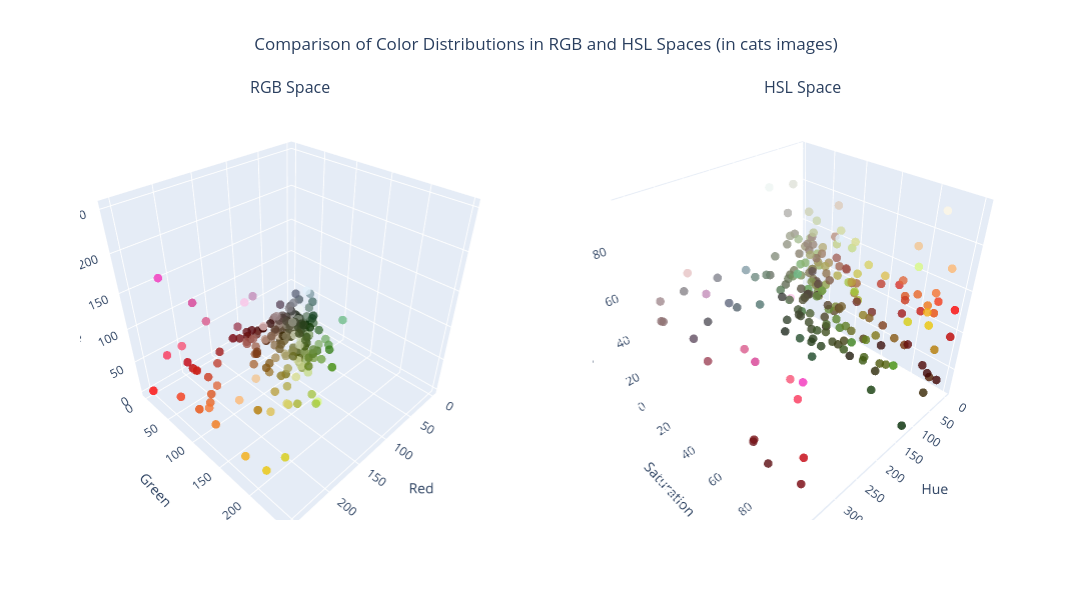

The cell this chart's notebook holds for it:
### Markdown cell above
# Task 3
Objective: Choose the best variables and algorithm for clustering to reduce colors.

### Code cell
import plotly.express as px
import plotly.graph_objects as go
from plotly.subplots import make_subplots
sample = unique_colors_cats_flowers.sample(200)
colors_array = sample.apply(lambda row: f'rgb({int(row["R"])}, {int(row["G"])}, {int(row["B"])})', axis=1)

fig = make_subplots(
    rows=1, cols=2,
    specs=[[{'type': 'scene'}, {'type': 'scene'}]],
    subplot_titles=("RGB Space", "HSL Space")
)
fig.add_trace(
    go.Scatter3d(
        x=sample['R'], 
        y=sample['G'], 
        z=sample['B'],
        mode='markers',
        marker=dict(color=colors_array, size=5, opacity=0.8),
    ),
    row=1, col=1
)
fig.add_trace(
    go.Scatter3d(
        x=sample['H'], 
        y=sample['S'], 
        z=sample['L'],
        mode='markers',
        marker=dict(color=colors_array, size=5, opacity=0.8),
    ),
    row=1, col=2
)
fig.update_layout(
    title_text="Comparison of Color Distributions in RGB and HSL Spaces (in cats images)",
    title_x=0.5,
    height=600,
    width=1200,
    showlegend=False,
    
    scene=dict(
        xaxis_title='Red', 
        yaxis_title='Green', 
        zaxis_title='Blue'
    ),
    scene2=dict(
        xaxis_title='Hue', 
        yaxis_title='Saturation', 
        zaxis_title='Lightness'
    )
)

fig.show()

### Figure 1 — Plotly figure (JSON) as saved in the notebook; plotly's stock layout.template omitted (floating-point values rounded to 4 significant figures; data arrays with more than 128 entries replaced by an {"elided": "..."} marker saying what was removed)
{"data": [{"marker": {"color": {"elided": "200 str values"}, "opacity": 0.8, "size": 5}, "mode": "markers", "scene": "scene", "type": "scatter3d", "x": {"elided": "200 int values"}, "y": {"elided": "200 int values"}, "z": {"elided": "200 int values"}}, {"marker": {"color": {"elided": "200 str values"}, "opacity": 0.8, "size": 5}, "mode": "markers", "scene": "scene2", "type": "scatter3d", "x": {"elided": "200 float values"}, "y": {"elided": "200 float values"}, "z": {"elided": "200 float values"}}], "layout": {"annotations": [{"font": {"size": 16}, "showarrow": false, "text": "RGB Space", "x": 0.225, "xanchor": "center", "xref": "paper", "y": 1, "yanchor": "bottom", "yref": "paper"}, {"font": {"size": 16}, "showarrow": false, "text": "HSL Space", "x": 0.775, "xanchor": "center", "xref": "paper", "y": 1, "yanchor": "bottom", "yref": "paper"}], "height": 600, "scene": {"domain": {"x": [0, 0.45], "y": [0, 1]}, "xaxis": {"title": {"text": "Red"}}, "yaxis": {"title": {"text": "Green"}}, "zaxis": {"title": {"text": "Blue"}}}, "scene2": {"domain": {"x": [0.55, 1], "y": [0, 1]}, "xaxis": {"title": {"text": "Hue"}}, "yaxis": {"title": {"text": "Saturation"}}, "zaxis": {"title": {"text": "Lightness"}}}, "showlegend": false, "title": {"text": "Comparison of Color Distributions in RGB and HSL Spaces (in cats images)", "x": 0.5}, "width": 1200}}
